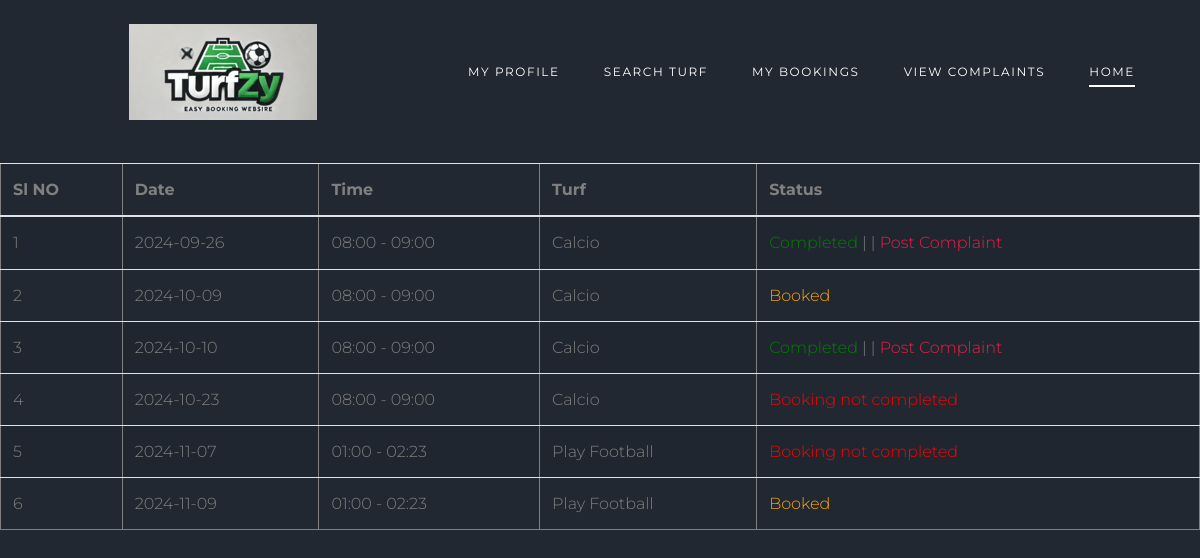
The app's page /Project/User/MyBookings.php (signed in) with its own data.
### tables this page shows
CREATE TABLE `tbl_booking` (
  `booking_id` int(11) NOT NULL,
  `booking_date` varchar(30) NOT NULL,
  `time_id` int(11) NOT NULL,
  `user_id` int(11) NOT NULL,
  `turf_id` int(11) NOT NULL,
  `booking_status` int(30) NOT NULL DEFAULT 0,
  `booking_amount` varchar(50) NOT NULL
);

CREATE TABLE `tbl_time` (
  `time_id` int(11) NOT NULL,
  `turf_id` int(11) NOT NULL,
  `time_start` varchar(30) NOT NULL,
  `time_end` varchar(30) NOT NULL,
  `time_amount` int(11) NOT NULL
);

CREATE TABLE `tbl_turf` (
  `turf_id` int(11) NOT NULL,
  `turf_name` varchar(50) NOT NULL,
  `turf_email` varchar(50) NOT NULL,
  `turf_password` varchar(50) NOT NULL,
  `turf_address` varchar(100) NOT NULL,
  `place_id` int(11) NOT NULL,
  `turf_proof` varchar(500) NOT NULL,
  `turf_photo` varchar(500) NOT NULL,
  `turf_vstatus` int(50) NOT NULL DEFAULT 0,
  `type_id` int(11) NOT NULL
);

### Project/User/MyBookings.php (the view, shortened to what this page needs)
<?php
include("../Assets/Connection/Connection.php");
include("Head.php");
?>
<!DOCTYPE html PUBLIC "-//W3C//DTD XHTML 1.0 Transitional//EN" "http://www.w3.org/TR/xhtml1/DTD/xhtml1-transitional.dtd">
<html xmlns="http://www.w3.org/1999/xhtml">
<head>
</head>
<body>
<form id="form1" name="form1" method="post" action="">
    <div class="table-responsive">
        <table border="1" cellpadding="10" class="table table-striped">
            <thead>
                <tr>
                    <th>Sl NO</th>
                    <th>Date</th>
                    <th>Time</th>
                    <th>Turf</th>
                    <th>Status</th>
                </tr>
            </thead>
            <tbody>
                <?php
                    $selQry = "SELECT * FROM tbl_booking b
                                INNER JOIN tbl_time t ON b.time_id = t.time_id
                                INNER JOIN tbl_turf f ON b.turf_id = f.turf_id where b.user_id = ".$_SESSION['uid'];
                    $result = $Con->query($selQry);
                    if ($result->num_rows > 0) {
                        $i = 0;
                        while ($data = $result->fetch_assoc()) {
                            $i++;
                ?>
                <tr>
                    <td><?php echo $i; ?></td>
                    <td><?php echo htmlspecialchars($data["booking_date"]); ?></td>
                    <td><?php echo htmlspecialchars($data["time_start"]) . ' - ' . htmlspecialchars($data["time_end"]); ?></td>
                    <td><?php echo htmlspecialchars($data["turf_name"]); ?></td>
                    <td>
                        <?php
                        if ($data["booking_status"] == '1') {
                            echo '<span style="color: orange;">Booked</span>';
                        } elseif ($data["booking_status"] == '2') {
                            ?>
                            <span style="color: green;">Completed</span> |
                                  |
                                  <a href="PostComplaint.php?tid=<?php echo  $data["turf_id"] ?>">Post Complaint</a>
                                  <?php
                        } else {
                            echo '<span style="color: red;">Booking not completed</span>';
                        }
                        ?>
                    </td>
                </tr>
                <?php
                        }
                    } else {
                        echo '<tr><td colspan="5" style="text-align: center;">No bookings found.</td></tr>';
                    }
                ?>
            </tbody>
        </table>
    </div>
</form>
</body>
</html>
<?php
include("Foot.php");
?>

### Project/Assets/Template/Main/css/style.css (style rules this page uses)
body { line-height: 1.7; color: gray; font-weight: 300; background-color: #222831; font-size: 16px; }
a { -webkit-transition: .3s all ease; -o-transition: .3s all ease; transition: .3s all ease; }

### records on screen
tbl_booking: booking_date "2024-09-26", time.time_start "08:00", time.time_end "09:00", turf.turf_name "Calcio"
tbl_booking: booking_date "2024-10-09", time.time_start "08:00", time.time_end "09:00", turf.turf_name "Calcio", booking_status "Booked"
tbl_booking: booking_date "2024-10-10", time.time_start "08:00", time.time_end "09:00", turf.turf_name "Calcio"
tbl_booking: booking_date "2024-10-23", time.time_start "08:00", time.time_end "09:00", turf.turf_name "Calcio", booking_status "Booking not completed"
tbl_booking: booking_date "2024-11-07", time.time_start "01:00", time.time_end "02:23", turf.turf_name "Play Football", booking_status "Booking not completed"
tbl_booking: booking_date "2024-11-09", time.time_start "01:00", time.time_end "02:23", turf.turf_name "Play Football", booking_status "Booked"
